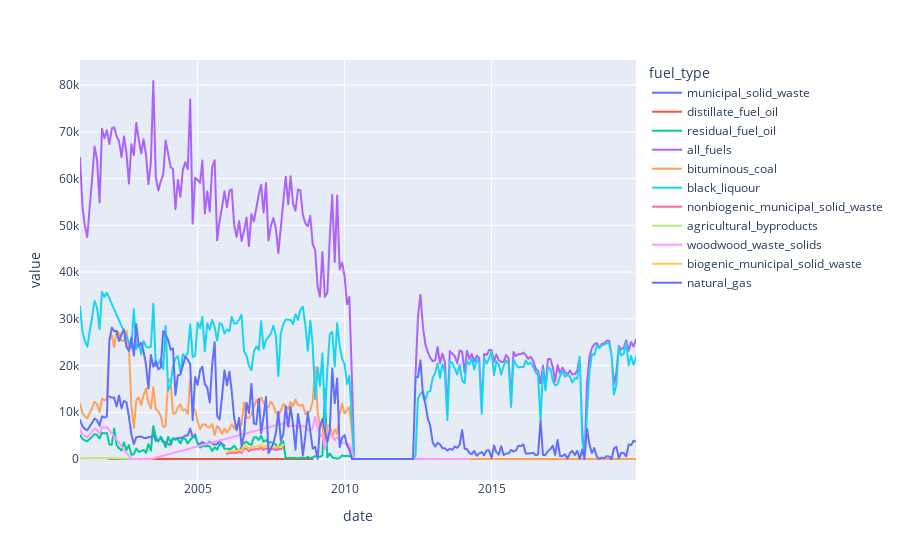

Source (notebook cell):
### Markdown cell above
Note, you may need to enable WebGL to view the following graphics.  Instructions can be found by googling "enable WebGL on (Chrome, Firefox, etc.)".

### Code cell
fig = px.line(
    plant_test_df.toPandas(), 
    x="date", 
    y="value", 
    color="fuel_type",
    hover_data=["end"])
fig.show()

### Figure 1 — Plotly figure (JSON) as saved in the notebook; plotly's stock layout.template omitted (floating-point values rounded to 4 significant figures; data arrays with more than 128 entries replaced by an {"elided": "..."} marker saying what was removed)
{"data": [{"customdata": [[200512], [200512], [200512], [200512], [200512], [200512], [200512], [200512], [200512], [200512], [200512], [200512], [200512], [200512], [200512], [200512], [200512], [200512], [200512], [200512], [200512], [200512], [200512], [200512], [200512], [200512], [200512], [200512], [200512], [200512], [200512], [200512], [200512], [200512], [200512], [200512], [200512], [200512], [200512], [200512], [200512], [200512], [200512], [200512], [200512], [200512], [200512], [200512]], "hovertemplate": "fuel_type=municipal_solid_waste<br>date=%{x}<br>value=%{y}<br>end=%{customdata[0]}<extra></extra>", "legendgroup": "municipal_solid_waste", "line": {"color": "#636efa", "dash": "solid"}, "mode": "lines", "name": "municipal_solid_waste", "showlegend": true, "type": "scattergl", "x": ["2005-12-01", "2005-11-01", "2005-10-01", "2005-09-01", "2005-08-01", "2005-07-01", "2005-06-01", "2005-05-01", "2005-04-01", "2005-03-01", "2005-02-01", "2005-01-01", "2004-12-01", "2004-11-01", "2004-10-01", "2004-09-01", "2004-08-01", "2004-07-01", "2004-06-01", "2004-05-01", "2004-04-01", "2004-03-01", "2004-02-01", "2004-01-01", "2003-12-01", "2003-11-01", "2003-10-01", "2003-09-01", "2003-08-01", "2003-07-01", "2003-06-01", "2003-05-01", "2003-04-01", "2003-03-01", "2003-02-01", "2003-01-01", "2002-12-01", "2002-11-01", "2002-10-01", "2002-09-01", "2002-08-01", "2002-07-01", "2002-06-01", "2002-05-01", "2002-04-01", "2002-03-01", "2002-02-01", "2002-01-01"], "xaxis": "x", "y": ["2867.04717", "3253.38139", "3768.95792", "3186.49724", "3081.83318", "3294.11452", "3688.15609", "3249.72197", "3278.80841", "3636.41163", "3252.32229", "3273.37002", "5273.54153", "4566.47328", "6525.71427", "5048.61253", "4994.35842", "4608.14286", "4526.97922", "4469.34759", "4346.06459", "4353.96976", "3017.14841", "3204.48709", "3616", "3584", "4419", "3910", "3900", "5499", "4629", "4702", "4457", "4541", "4814", "4739", "4677", "3164", "5276", "9004", "12139", "12425", "10852", "13567", "11264", "13148", "13128", "13364"], "yaxis": "y"}, {"customdata": [[200812], [200812], [200812], [200812], [200812], [200812], [200812], [200812], [200812], [200812], [200812], [200812], [200812], [200812], [200812], [200812], [200812], [200812], [200812], [200812], [200812], [200812], [200812], [200812], [200812], [200812], [200812], [200812], [200812], [200812], [200812], [200812], [200812], [200812], [200812], [200812], [200812], [200812], [200812], [200812], [200812], [200812], [200812], [200812], [200812], [200812], [200812], [200812], [200812], [200812], [200812], [200812], [200812], [200812], [200812], [200812], [200812], [200812], [200812]], "hovertemplate": "fuel_type=distillate_fuel_oil<br>date=%{x}<br>value=%{y}<br>end=%{customdata[0]}<extra></extra>", "legendgroup": "distillate_fuel_oil", "line": {"color": "#EF553B", "dash": "solid"}, "mode": "lines", "name": "distillate_fuel_oil", "showlegend": true, "type": "scattergl", "x": ["2008-12-01", "2008-11-01", "2008-10-01", "2008-09-01", "2008-08-01", "2008-07-01", "2008-06-01", "2008-05-01", "2008-04-01", "2008-03-01", "2008-02-01", "2008-01-01", "2004-12-01", "2004-11-01", "2004-10-01", "2004-09-01", "2004-08-01", "2004-07-01", "2004-06-01", "2004-05-01", "2004-04-01", "2004-03-01", "2004-02-01", "2004-01-01", "2003-12-01", "2003-11-01", "2003-10-01", "2003-09-01", "2003-08-01", "2003-07-01", "2003-06-01", "2003-05-01", "2003-03-01", "2003-02-01", "2003-01-01", "2002-12-01", "2002-11-01", "2002-10-01", "2002-09-01", "2002-08-01", "2002-07-01", "2002-06-01", "2002-05-01", "2002-04-01", "2002-03-01", "2002-02-01", "2002-01-01", "2001-12-01", "2001-11-01", "2001-10-01", "2001-09-01", "2001-08-01", "2001-07-01", "2001-06-01", "2001-05-01", "2001-04-01", "2001-03-01", "2001-02-01", "2001-01-01"], "xaxis": "x", "y": ["0", "0", "0", "0", "0", "0", "0", "0", "0", "0", "0", "0", "0", "0", "0", "0", "0", "0", "0", "0", "0", "0", "0", "0", "0", "0", "0", "0", "0", "0", "0", "0", "0", "0", "0", "0", "0", "0", "0", "0", "0", "0", "0", "0", "0", "0", "36", "158.824", "155.022", "159.558", "123.936", "144.526", "151.018", "135.464", "121.458", "107.252", "112.963", "121.741", "145.612"], "yaxis": "y"}, {"customdata": {"elided": "225x1 int values"}, "hovertemplate": "fuel_type=residual_fuel_oil<br>date=%{x}<br>value=%{y}<br>end=%{customdata[0]}<extra></extra>", "legendgroup": "residual_fuel_oil", "line": {"color": "#00cc96", "dash": "solid"}, "mode": "lines", "name": "residual_fuel_oil", "showlegend": true, "type": "scattergl", "x": {"elided": "225 str values"}, "xaxis": "x", "y": {"elided": "225 str values"}, "yaxis": "y"}, {"customdata": {"elided": "228x1 int values"}, "hovertemplate": "fuel_type=all_fuels<br>date=%{x}<br>value=%{y}<br>end=%{customdata[0]}<extra></extra>", "legendgroup": "all_fuels", "line": {"color": "#ab63fa", "dash": "solid"}, "mode": "lines", "name": "all_fuels", "showlegend": true, "type": "scattergl", "x": {"elided": "228 str values"}, "xaxis": "x", "y": {"elided": "228 str values"}, "yaxis": "y"}, {"customdata": {"elided": "225x1 int values"}, "hovertemplate": "fuel_type=bituminous_coal<br>date=%{x}<br>value=%{y}<br>end=%{customdata[0]}<extra></extra>", "legendgroup": "bituminous_coal", "line": {"color": "#FFA15A", "dash": "solid"}, "mode": "lines", "name": "bituminous_coal", "showlegend": true, "type": "scattergl", "x": {"elided": "225 str values"}, "xaxis": "x", "y": {"elided": "225 str values"}, "yaxis": "y"}, {"customdata": {"elided": "219x1 int values"}, "hovertemplate": "fuel_type=black_liquour<br>date=%{x}<br>value=%{y}<br>end=%{customdata[0]}<extra></extra>", "legendgroup": "black_liquour", "line": {"color": "#19d3f3", "dash": "solid"}, "mode": "lines", "name": "black_liquour", "showlegend": true, "type": "scattergl", "x": {"elided": "219 str values"}, "xaxis": "x", "y": {"elided": "219 str values"}, "yaxis": "y"}, {"customdata": [[200712], [200712], [200712], [200712], [200712], [200712], [200712], [200712], [200712], [200712], [200712], [200712], [200712], [200712], [200712], [200712], [200712], [200712], [200712], [200712], [200712], [200712], [200712], [200712]], "hovertemplate": "fuel_type=nonbiogenic_municipal_solid_waste<br>date=%{x}<br>value=%{y}<br>end=%{customdata[0]}<extra></extra>", "legendgroup": "nonbiogenic_municipal_solid_waste", "line": {"color": "#FF6692", "dash": "solid"}, "mode": "lines", "name": "nonbiogenic_municipal_solid_waste", "showlegend": true, "type": "scattergl", "x": ["2007-12-01", "2007-11-01", "2007-10-01", "2007-09-01", "2007-08-01", "2007-07-01", "2007-06-01", "2007-05-01", "2007-04-01", "2007-03-01", "2007-02-01", "2007-01-01", "2006-12-01", "2006-11-01", "2006-10-01", "2006-09-01", "2006-08-01", "2006-07-01", "2006-06-01", "2006-05-01", "2006-04-01", "2006-03-01", "2006-02-01", "2006-01-01"], "xaxis": "x", "y": ["2366.005", "2113.153", "2046.155", "1913.565", "2121.967", "2125.21", "2185.048", "2240.695", "1914.157", "2411.7", "2079.965", "2135.377", "1987.89206", "2057.81913", "1671.96106", "2183.72191", "2278.98773", "1347.72234", "1594.53429", "1290.81359", "1338.92922", "1383.32316", "1267.81164", "1105.68352"], "yaxis": "y"}, {"customdata": [[200306], [200306], [200306], [200306], [200306], [200306], [200306], [200306], [200306], [200306], [200306], [200306], [200306], [200306], [200306], [200306]], "hovertemplate": "fuel_type=agricultural_byproducts<br>date=%{x}<br>value=%{y}<br>end=%{customdata[0]}<extra></extra>", "legendgroup": "agricultural_byproducts", "line": {"color": "#B6E880", "dash": "solid"}, "mode": "lines", "name": "agricultural_byproducts", "showlegend": true, "type": "scattergl", "x": ["2003-06-01", "2003-05-01", "2003-02-01", "2003-01-01", "2001-12-01", "2001-11-01", "2001-10-01", "2001-09-01", "2001-08-01", "2001-07-01", "2001-06-01", "2001-05-01", "2001-04-01", "2001-03-01", "2001-02-01", "2001-01-01"], "xaxis": "x", "y": ["0", "0", "0", "0", "187.822", "183.325", "188.69", "146.563", "170.913", "178.59", "160.196", "143.634", "126.834", "133.588", "143.968", "172.197"], "yaxis": "y"}, {"customdata": [[201404], [201404], [201404], [201404], [201404], [201404], [201404], [201404], [201404], [201404], [201404], [201404], [201404], [201404], [201404], [201404], [201404], [201404], [201404], [201404], [201404], [201404], [201404], [201404], [201404], [201404], [201404], [201404], [201404], [201404], [201404], [201404], [201404], [201404], [201404], [201404], [201404], [201404], [201404], [201404], [201404], [201404], [201404], [201404], [201404], [201404], [201404], [201404], [201404], [201404], [201404], [201404], [201404], [201404], [201404], [201404], [201404], [201404], [201404], [201404], [201404], [201404], [201404], [201404], [201404], [201404], [201404], [201404], [201404], [201404], [201404], [201404], [201404], [201404], [201404], [201404], [201404], [201404], [201404], [201404], [201404], [201404], [201404], [201404], [201404], [201404], [201404], [201404], [201404], [201404], [201404], [201404], [201404], [201404]], "hovertemplate": "fuel_type=woodwood_waste_solids<br>date=%{x}<br>value=%{y}<br>end=%{customdata[0]}<extra></extra>", "legendgroup": "woodwood_waste_solids", "line": {"color": "#FF97FF", "dash": "solid"}, "mode": "lines", "name": "woodwood_waste_solids", "showlegend": true, "type": "scattergl", "x": ["2014-04-01", "2014-03-01", "2014-02-01", "2014-01-01", "2013-12-01", "2013-11-01", "2013-10-01", "2013-09-01", "2013-08-01", "2013-07-01", "2013-06-01", "2013-05-01", "2013-04-01", "2013-03-01", "2013-02-01", "2013-01-01", "2012-12-01", "2012-11-01", "2012-10-01", "2012-09-01", "2012-08-01", "2012-07-01", "2012-06-01", "2012-05-01", "2012-04-01", "2012-03-01", "2012-02-01", "2012-01-01", "2011-12-01", "2011-11-01", "2011-10-01", "2011-09-01", "2011-08-01", "2011-07-01", "2011-06-01", "2011-05-01", "2011-04-01", "2011-03-01", "2011-02-01", "2011-01-01", "2010-12-01", "2010-11-01", "2010-10-01", "2010-09-01", "2010-08-01", "2010-07-01", "2010-06-01", "2010-05-01", "2010-04-01", "2010-03-01", "2010-02-01", "2010-01-01", "2009-12-01", "2009-11-01", "2009-10-01", "2009-09-01", "2009-08-01", "2009-07-01", "2009-06-01", "2009-05-01", "2009-04-01", "2009-03-01", "2009-02-01", "2009-01-01", "2008-12-01", "2008-11-01", "2008-10-01", "2008-09-01", "2008-08-01", "2008-07-01", "2008-06-01", "2008-05-01", "2008-04-01", "2008-03-01", "2008-02-01", "2008-01-01", "2003-06-01", "2003-05-01", "2003-02-01", "2003-01-01", "2002-12-01", "2002-10-01", "2001-12-01", "2001-11-01", "2001-10-01", "2001-09-01", "2001-08-01", "2001-07-01", "2001-06-01", "2001-05-01", "2001-04-01", "2001-03-01", "2001-02-01", "2001-01-01"], "xaxis": "x", "y": ["0", "0", "0", "0", "0", "0", "0", "0", "0", "0", "0", "0", "0", "0", "0", "0", "0", "0", "0", "0", "0", "0", "0", "0", "0", "0", "0", "0", "0", "0", "0", "0", "0", "0", "0", "0", "0", "0", "0", "0", "0", "0", "0", "0", "0", "0", "0", "0", "1832.234", "3194.292", "3052.202", "3337.916", "3434.142", "4082.137", "4662.743", "4028.046", "4826.701", "6215.972", "5537.952", "2024.122", "5145.491", "4907.55", "6709.362", "8977.941", "6685.263", "5965.83", "6294.377", "6923.939", "7085.143", "7195.747", "6640.082", "7223.45", "6942.719", "7124.131", "6869.801", "7777.807", "0", "0", "0", "0", "0", "0", "6852.409", "6688.34", "6884.073", "5347.145", "6235.494", "6515.6", "5844.515", "5240.266", "4627.346", "4873.742", "5252.445", "6282.357"], "yaxis": "y"}, {"customdata": [[200712], [200712], [200712], [200712], [200712], [200712], [200712], [200712], [200712], [200712], [200712], [200712], [200712], [200712], [200712], [200712], [200712], [200712], [200712], [200712], [200712], [200712], [200712], [200712]], "hovertemplate": "fuel_type=biogenic_municipal_solid_waste<br>date=%{x}<br>value=%{y}<br>end=%{customdata[0]}<extra></extra>", "legendgroup": "biogenic_municipal_solid_waste", "line": {"color": "#FECB52", "dash": "solid"}, "mode": "lines", "name": "biogenic_municipal_solid_waste", "showlegend": true, "type": "scattergl", "x": ["2007-12-01", "2007-11-01", "2007-10-01", "2007-09-01", "2007-08-01", "2007-07-01", "2007-06-01", "2007-05-01", "2007-04-01", "2007-03-01", "2007-02-01", "2007-01-01", "2006-12-01", "2006-11-01", "2006-10-01", "2006-09-01", "2006-08-01", "2006-07-01", "2006-06-01", "2006-05-01", "2006-04-01", "2006-03-01", "2006-02-01", "2006-01-01"], "xaxis": "x", "y": ["3011.941", "2689.609", "2603.674", "2436.016", "2700.364", "2704.982", "2780.25", "2851.943", "2436.491", "3069.12", "2646.902", "2717.043", "2530.17732", "2619.18008", "2128.0622", "2779.4284", "2900.68218", "1715.37306", "2029.51387", "1642.93995", "1704.18123", "1760.68558", "1613.6632", "1407.30748"], "yaxis": "y"}, {"customdata": {"elided": "228x1 int values"}, "hovertemplate": "fuel_type=natural_gas<br>date=%{x}<br>value=%{y}<br>end=%{customdata[0]}<extra></extra>", "legendgroup": "natural_gas", "line": {"color": "#636efa", "dash": "solid"}, "mode": "lines", "name": "natural_gas", "showlegend": true, "type": "scattergl", "x": {"elided": "228 str values"}, "xaxis": "x", "y": {"elided": "228 str values"}, "yaxis": "y"}], "layout": {"autosize": true, "legend": {"title": {"text": "fuel_type"}, "tracegroupgap": 0}, "margin": {"t": 60}, "xaxis": {"anchor": "y", "autorange": true, "domain": [0, 1], "range": ["2001-01-01", "2019-12-01"], "title": {"text": "date"}, "type": "date"}, "yaxis": {"anchor": "x", "autorange": true, "domain": [0, 1], "range": [-4494.0, 85380.0], "title": {"text": "value"}, "type": "linear"}}}
